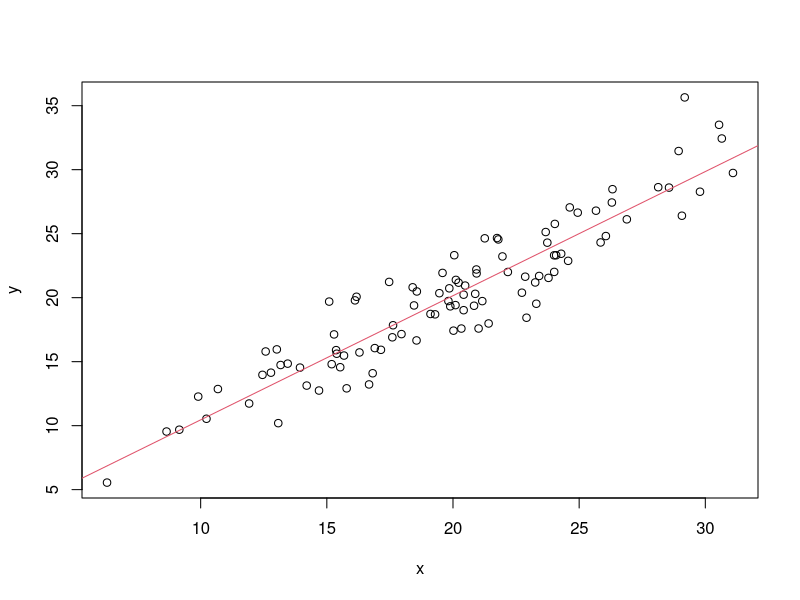

The R script that drew this image:
x = rnorm(100, mean = 20, sd = 5)
y = x + rnorm(100, mean = 0, sd = 2)

fit = lm(y ~ x)

summary(fit)

plot(x, y)
abline(fit, col=2)


